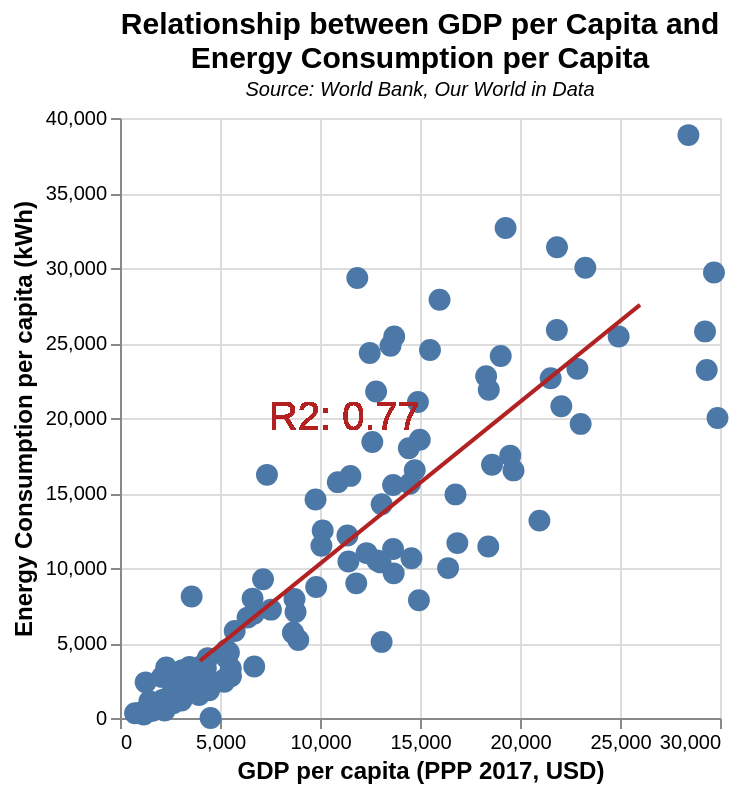

Vega-Lite specification for this chart:
### Vega-Lite specification from a JSON file in a GitHub repository (floating-point values rounded to 4 significant figures)
{"$schema": "https://vega.github.io/schema/vega-lite/v5.json", "data": {"values": [{"": "0", "Unnamed: 0": "2", "Country": "Afghanistan", "GDP per capita, PPP (constant 2017 international $)": "2065.036235", "Code": "AFG", "Primary energy consumption per capita (kWh/person)": "945.6453857", "Region": "South Asia"}, {"": "1", "Unnamed: 0": "4", "Country": "Angola", "GDP per capita, PPP (constant 2017 international $)": "6712.021615", "Code": "AGO", "Primary energy consumption per capita (kWh/person)": "3429.592773", "Region": "Sub-Saharan Africa"}, {"": "2", "Unnamed: 0": "5", "Country": "Albania", "GDP per capita, PPP (constant 2017 international $)": "13653.20157", "Code": "ALB", "Primary energy consumption per capita (kWh/person)": "11266.25781", "Region": "Europe & Central Asia"}, {"": "3", "Unnamed: 0": "9", "Country": "Argentina", "GDP per capita, PPP (constant 2017 international $)": "22066.10101", "Code": "ARG", "Primary energy consumption per capita (kWh/person)": "20785.91406", "Region": "Latin America & Carribean"}, {"": "4", "Unnamed: 0": "10", "Country": "Armenia", "GDP per capita, PPP (constant 2017 international $)": "13653.76338", "Code": "ARM", "Primary energy consumption per capita (kWh/person)": "15538.20117", "Region": "Europe & Central Asia"}, {"": "5", "Unnamed: 0": "12", "Country": "Antigua and Barbuda", "GDP per capita, PPP (constant 2017 international $)": "21850.13341", "Code": "ATG", "Primary energy consumption per capita (kWh/person)": "31384.86328", "Region": "Latin America & Carribean"}, {"": "6", "Unnamed: 0": "15", "Country": "Azerbaijan", "GDP per capita, PPP (constant 2017 international $)": "14442.04087", "Code": "AZE", "Primary energy consumption per capita (kWh/person)": "17979.77148", "Region": "Europe & Central Asia"}, {"": "7", "Unnamed: 0": "16", "Country": "Burundi", "GDP per capita, PPP (constant 2017 international $)": "751.4434047", "Code": "BDI", "Primary energy consumption per capita (kWh/person)": "318.7487488", "Region": "Sub-Saharan Africa"}, {"": "8", "Unnamed: 0": "18", "Country": "Benin", "GDP per capita, PPP (constant 2017 international $)": "3287.309538", "Code": "BEN", "Primary energy consumption per capita (kWh/person)": "2482.886475", "Region": "Sub-Saharan Africa"}, {"": "9", "Unnamed: 0": "19", "Country": "Burkina Faso", "GDP per capita, PPP (constant 2017 international $)": "2175.50468", "Code": "BFA", "Primary energy consumption per capita (kWh/person)": "946.6964722", "Region": "Sub-Saharan Africa"}, {"": "10", "Unnamed: 0": "20", "Country": "Bangladesh", "GDP per capita, PPP (constant 2017 international $)": "5550.032778", "Code": "BGD", "Primary energy consumption per capita (kWh/person)": "2775.810303", "Region": "South Asia"}, {"": "11", "Unnamed: 0": "21", "Country": "Bulgaria", "GDP per capita, PPP (constant 2017 international $)": "23265.87692", "Code": "BGR", "Primary energy consumption per capita (kWh/person)": "30017.48633", "Region": "Europe & Central Asia"}, {"": "12", "Unnamed: 0": "24", "Country": "Bosnia and Herzegovina", "GDP per capita, PPP (constant 2017 international $)": "14896.79651", "Code": "BIH", "Primary energy consumption per capita (kWh/person)": "21068.46484", "Region": "Europe & Central Asia"}, {"": "13", "Unnamed: 0": "25", "Country": "Belarus", "GDP per capita, PPP (constant 2017 international $)": "19279.20925", "Code": "BLR", "Primary energy consumption per capita (kWh/person)": "32671.71484", "Region": "Europe & Central Asia"}, {"": "14", "Unnamed: 0": "26", "Country": "Belize", "GDP per capita, PPP (constant 2017 international $)": "7152.657414", "Code": "BLZ", "Primary energy consumption per capita (kWh/person)": "9246.844727", "Region": "Latin America & Carribean"}, {"": "15", "Unnamed: 0": "28", "Country": "Bolivia", "GDP per capita, PPP (constant 2017 international $)": "8724.474187", "Code": "BOL", "Primary energy consumption per capita (kWh/person)": "7940.383301", "Region": "Latin America & Carribean"}, {"": "16", "Unnamed: 0": "29", "Country": "Brazil", "GDP per capita, PPP (constant 2017 international $)": "14736.15606", "Code": "BRA", "Primary energy consumption per capita (kWh/person)": "16525.10938", "Region": "Latin America & Carribean"}, {"": "17", "Unnamed: 0": "30", "Country": "Barbados", "GDP per capita, PPP (constant 2017 international $)": "15499.80821", "Code": "BRB", "Primary energy consumption per capita (kWh/person)": "24536.79297", "Region": "Latin America & Carribean"}, {"": "18", "Unnamed: 0": "32", "Country": "Bhutan", "GDP per capita, PPP (constant 2017 international $)": "11864.76625", "Code": "BTN", "Primary energy consumption per capita (kWh/person)": "29338.07617", "Region": "South Asia"}, {"": "19", "Unnamed: 0": "33", "Country": "Botswana", "GDP per capita, PPP (constant 2017 international $)": "16404.44491", "Code": "BWA", "Primary energy consumption per capita (kWh/person)": "9992.323242", "Region": "Sub-Saharan Africa"}, {"": "20", "Unnamed: 0": "34", "Country": "Central African Republic", "GDP per capita, PPP (constant 2017 international $)": "946.0596566", "Code": "CAF", "Primary energy consumption per capita (kWh/person)": "328.4351196", "Region": "Sub-Saharan Africa"}, {"": "21", "Unnamed: 0": "39", "Country": "Chile", "GDP per capita, PPP (constant 2017 international $)": "24931.12188", "Code": "CHL", "Primary energy consumption per capita (kWh/person)": "25430.22656", "Region": "Latin America & Carribean"}, {"": "22", "Unnamed: 0": "40", "Country": "China", "GDP per capita, PPP (constant 2017 international $)": "15977.76383", "Code": "CHN", "Primary energy consumption per capita (kWh/person)": "27883.20898", "Region": "East Asia & Pacific"}, {"": "23", "Unnamed: 0": "41", "Country": "Cote d'Ivoire", "GDP per capita, PPP (constant 2017 international $)": "5212.554021", "Code": "CIV", "Primary energy consumption per capita (kWh/person)": "2410.60791", "Region": "Sub-Saharan Africa"}, {"": "24", "Unnamed: 0": "42", "Country": "Cameroon", "GDP per capita, PPP (constant 2017 international $)": "3742.856779", "Code": "CMR", "Primary energy consumption per capita (kWh/person)": "1814.028931", "Region": "Sub-Saharan Africa"}, {"": "25", "Unnamed: 0": "45", "Country": "Colombia", "GDP per capita, PPP (constant 2017 international $)": "14571.99095", "Code": "COL", "Primary energy consumption per capita (kWh/person)": "10647.37402", "Region": "Latin America & Carribean"}, {"": "26", "Unnamed: 0": "46", "Country": "Comoros", "GDP per capita, PPP (constant 2017 international $)": "3058.980105", "Code": "COM", "Primary energy consumption per capita (kWh/person)": "1567.063477", "Region": "Sub-Saharan Africa"}, {"": "27", "Unnamed: 0": "48", "Country": "Costa Rica", "GDP per capita, PPP (constant 2017 international $)": "20970.54415", "Code": "CRI", "Primary energy consumption per capita (kWh/person)": "13158.58984", "Region": "Latin America & Carribean"}, {"": "28", "Unnamed: 0": "56", "Country": "Djibouti", "GDP per capita, PPP (constant 2017 international $)": "5260.015344", "Code": "DJI", "Primary energy consumption per capita (kWh/person)": "2598.322998", "Region": "Middle East & North Africa"}, {"": "29", "Unnamed: 0": "57", "Country": "Dominica", "GDP per capita, PPP (constant 2017 international $)": "12329.82527", "Code": "DMA", "Primary energy consumption per capita (kWh/person)": "10994.0791", "Region": "Latin America & Carribean"}, {"": "30", "Unnamed: 0": "59", "Country": "Dominican Republic", "GDP per capita, PPP (constant 2017 international $)": "18412.89999", "Code": "DOM", "Primary energy consumption per capita (kWh/person)": "11434.63477", "Region": "Latin America & Carribean"}, {"": "31", "Unnamed: 0": "60", "Country": "Algeria", "GDP per capita, PPP (constant 2017 international $)": "11521.98421", "Code": "DZA", "Primary energy consumption per capita (kWh/person)": "16140.19629", "Region": "Middle East & North Africa"}, {"": "32", "Unnamed: 0": "66", "Country": "Ecuador", "GDP per capita, PPP (constant 2017 international $)": "11370.6033", "Code": "ECU", "Primary energy consumption per capita (kWh/person)": "12162.4834", "Region": "Latin America & Carribean"}, {"": "33", "Unnamed: 0": "72", "Country": "Ethiopia", "GDP per capita, PPP (constant 2017 international $)": "2221.404665", "Code": "ETH", "Primary energy consumption per capita (kWh/person)": "943.6289673", "Region": "Sub-Saharan Africa"}, {"": "34", "Unnamed: 0": "76", "Country": "Fiji", "GDP per capita, PPP (constant 2017 international $)": "13684.29169", "Code": "FJI", "Primary energy consumption per capita (kWh/person)": "9642.426758", "Region": "East Asia & Pacific"}, {"": "35", "Unnamed: 0": "80", "Country": "Gabon", "GDP per capita, PPP (constant 2017 international $)": "14945.85929", "Code": "GAB", "Primary energy consumption per capita (kWh/person)": "7848.57666", "Region": "Sub-Saharan Africa"}, {"": "36", "Unnamed: 0": "82", "Country": "Georgia", "GDP per capita, PPP (constant 2017 international $)": "14989.25816", "Code": "GEO", "Primary energy consumption per capita (kWh/person)": "18547.29688", "Region": "Europe & Central Asia"}, {"": "37", "Unnamed: 0": "83", "Country": "Ghana", "GDP per capita, PPP (constant 2017 international $)": "5540.045627", "Code": "GHA", "Primary energy consumption per capita (kWh/person)": "3294.342529", "Region": "Sub-Saharan Africa"}, {"": "38", "Unnamed: 0": "85", "Country": "Guinea", "GDP per capita, PPP (constant 2017 international $)": "2566.322989", "Code": "GIN", "Primary energy consumption per capita (kWh/person)": "1211.761719", "Region": "Sub-Saharan Africa"}, {"": "39", "Unnamed: 0": "87", "Country": "Guinea-Bissau", "GDP per capita, PPP (constant 2017 international $)": "1939.28951", "Code": "GNB", "Primary energy consumption per capita (kWh/person)": "721.2616577", "Region": "Sub-Saharan Africa"}, {"": "40", "Unnamed: 0": "88", "Country": "Equatorial Guinea", "GDP per capita, PPP (constant 2017 international $)": "18600.39178", "Code": "GNQ", "Primary energy consumption per capita (kWh/person)": "16879.89844", "Region": "Sub-Saharan Africa"}, {"": "41", "Unnamed: 0": "89", "Country": "Greece", "GDP per capita, PPP (constant 2017 international $)": "29698.03048", "Code": "GRC", "Primary energy consumption per capita (kWh/person)": "29698.73828", "Region": "Europe & Central Asia"}, {"": "42", "Unnamed: 0": "90", "Country": "Grenada", "GDP per capita, PPP (constant 2017 international $)": "16867.57213", "Code": "GRD", "Primary energy consumption per capita (kWh/person)": "11660.63379", "Region": "Latin America & Carribean"}, {"": "43", "Unnamed: 0": "92", "Country": "Guatemala", "GDP per capita, PPP (constant 2017 international $)": "8653.308195", "Code": "GTM", "Primary energy consumption per capita (kWh/person)": "5688.776855", "Region": "Latin America & Carribean"}, {"": "44", "Unnamed: 0": "94", "Country": "Guyana", "GDP per capita, PPP (constant 2017 international $)": "13082.18148", "Code": "GUY", "Primary energy consumption per capita (kWh/person)": "14245.79785", "Region": "Latin America & Carribean"}, {"": "45", "Unnamed: 0": "97", "Country": "Honduras", "GDP per capita, PPP (constant 2017 international $)": "5736.181633", "Code": "HND", "Primary energy consumption per capita (kWh/person)": "5802.885254", "Region": "Latin America & Carribean"}, {"": "46", "Unnamed: 0": "99", "Country": "Croatia", "GDP per capita, PPP (constant 2017 international $)": "29336.08545", "Code": "HRV", "Primary energy consumption per capita (kWh/person)": "23197.64648", "Region": "Europe & Central Asia"}, {"": "47", "Unnamed: 0": "100", "Country": "Haiti", "GDP per capita, PPP (constant 2017 international $)": "3073.32914", "Code": "HTI", "Primary energy consumption per capita (kWh/person)": "1163.586426", "Region": "Latin America & Carribean"}, {"": "48", "Unnamed: 0": "106", "Country": "Indonesia", "GDP per capita, PPP (constant 2017 international $)": "11812.10243", "Code": "IDN", "Primary energy consumption per capita (kWh/person)": "8977.151367", "Region": "East Asia & Pacific"}, {"": "49", "Unnamed: 0": "109", "Country": "India", "GDP per capita, PPP (constant 2017 international $)": "6689.365354", "Code": "IND", "Primary energy consumption per capita (kWh/person)": "6941.969727", "Region": "South Asia"}, {"": "50", "Unnamed: 0": "113", "Country": "Iraq", "GDP per capita, PPP (constant 2017 international $)": "10889.8025", "Code": "IRQ", "Primary energy consumption per capita (kWh/person)": "15723.45215", "Region": "Middle East & North Africa"}, {"": "51", "Unnamed: 0": "117", "Country": "Jamaica", "GDP per capita, PPP (constant 2017 international $)": "9777.005686", "Code": "JAM", "Primary energy consumption per capita (kWh/person)": "14562.76367", "Region": "Latin America & Carribean"}, {"": "52", "Unnamed: 0": "118", "Country": "Jordan", "GDP per capita, PPP (constant 2017 international $)": "10071.37989", "Code": "JOR", "Primary energy consumption per capita (kWh/person)": "11483.71875", "Region": "Middle East & North Africa"}, {"": "53", "Unnamed: 0": "121", "Country": "Kenya", "GDP per capita, PPP (constant 2017 international $)": "4459.210605", "Code": "KEN", "Primary energy consumption per capita (kWh/person)": "1849.1698", "Region": "Sub-Saharan Africa"}, {"": "54", "Unnamed: 0": "123", "Country": "Cambodia", "GDP per capita, PPP (constant 2017 international $)": "4388.800909", "Code": "KHM", "Primary energy consumption per capita (kWh/person)": "3994.236816", "Region": "East Asia & Pacific"}, {"": "55", "Unnamed: 0": "124", "Country": "Kiribati", "GDP per capita, PPP (constant 2017 international $)": "2102.782035", "Code": "KIR", "Primary energy consumption per capita (kWh/person)": "2738.874268", "Region": "East Asia & Pacific"}, {"": "56", "Unnamed: 0": "130", "Country": "Lebanon", "GDP per capita, PPP (constant 2017 international $)": "14493.37237", "Code": "LBN", "Primary energy consumption per capita (kWh/person)": "15613.75", "Region": "Middle East & North Africa"}, {"": "57", "Unnamed: 0": "131", "Country": "Liberia", "GDP per capita, PPP (constant 2017 international $)": "1469.763959", "Code": "LBR", "Primary energy consumption per capita (kWh/person)": "1111.514282", "Region": "Sub-Saharan Africa"}, {"": "58", "Unnamed: 0": "132", "Country": "Libya", "GDP per capita, PPP (constant 2017 international $)": "21842.61925", "Code": "LBY", "Primary energy consumption per capita (kWh/person)": "25863.94727", "Region": "Middle East & North Africa"}, {"": "59", "Unnamed: 0": "138", "Country": "Sri Lanka", "GDP per capita, PPP (constant 2017 international $)": "13079.53863", "Code": "LKA", "Primary energy consumption per capita (kWh/person)": "5072.591309", "Region": "South Asia"}, {"": "60", "Unnamed: 0": "141", "Country": "Lesotho", "GDP per capita, PPP (constant 2017 international $)": "2656.115855", "Code": "LSO", "Primary energy consumption per capita (kWh/person)": "2292.675537", "Region": "Sub-Saharan Africa"}, {"": "61", "Unnamed: 0": "148", "Country": "Morocco", "GDP per capita, PPP (constant 2017 international $)": "7546.754883", "Code": "MAR", "Primary energy consumption per capita (kWh/person)": "7223.973145", "Region": "Middle East & North Africa"}, {"": "62", "Unnamed: 0": "150", "Country": "Moldova", "GDP per capita, PPP (constant 2017 international $)": "13026.51597", "Code": "MDA", "Primary energy consumption per capita (kWh/person)": "10373.6875", "Region": "Europe & Central Asia"}, {"": "63", "Unnamed: 0": "151", "Country": "Madagascar", "GDP per capita, PPP (constant 2017 international $)": "1618.532561", "Code": "MDG", "Primary energy consumption per capita (kWh/person)": "676.539917", "Region": "Sub-Saharan Africa"}, {"": "64", "Unnamed: 0": "152", "Country": "Maldives", "GDP per capita, PPP (constant 2017 international $)": "19510.49184", "Code": "MDV", "Primary energy consumption per capita (kWh/person)": "17493.39063", "Region": "South Asia"}, {"": "65", "Unnamed: 0": "154", "Country": "Mexico", "GDP per capita, PPP (constant 2017 international $)": "19675.44067", "Code": "MEX", "Primary energy consumption per capita (kWh/person)": "16507.16992", "Region": "Latin America & Carribean"}, {"": "66", "Unnamed: 0": "157", "Country": "North Macedonia", "GDP per capita, PPP (constant 2017 international $)": "16773.04057", "Code": "MKD", "Primary energy consumption per capita (kWh/person)": "14905.75977", "Region": "Europe & Central Asia"}, {"": "67", "Unnamed: 0": "158", "Country": "Mali", "GDP per capita, PPP (constant 2017 international $)": "2321.702199", "Code": "MLI", "Primary energy consumption per capita (kWh/person)": "1289.118286", "Region": "Sub-Saharan Africa"}, {"": "68", "Unnamed: 0": "162", "Country": "Montenegro", "GDP per capita, PPP (constant 2017 international $)": "21533.93209", "Code": "MNE", "Primary energy consumption per capita (kWh/person)": "22650.16797", "Region": "Europe & Central Asia"}, {"": "69", "Unnamed: 0": "163", "Country": "Mongolia", "GDP per capita, PPP (constant 2017 international $)": "12486.07746", "Code": "MNG", "Primary energy consumption per capita (kWh/person)": "24337.97266", "Region": "East Asia & Pacific"}, {"": "70", "Unnamed: 0": "165", "Country": "Mozambique", "GDP per capita, PPP (constant 2017 international $)": "1281.780014", "Code": "MOZ", "Primary energy consumption per capita (kWh/person)": "2377.498047", "Region": "Sub-Saharan Africa"}, {"": "71", "Unnamed: 0": "166", "Country": "Mauritania", "GDP per capita, PPP (constant 2017 international $)": "5343.997921", "Code": "MRT", "Primary energy consumption per capita (kWh/person)": "3976.341797", "Region": "Sub-Saharan Africa"}, {"": "72", "Unnamed: 0": "167", "Country": "Mauritius", "GDP per capita, PPP (constant 2017 international $)": "22869.75631", "Code": "MUS", "Primary energy consumption per capita (kWh/person)": "23277.91797", "Region": "Sub-Saharan Africa"}, {"": "73", "Unnamed: 0": "168", "Country": "Malawi", "GDP per capita, PPP (constant 2017 international $)": "1537.141177", "Code": "MWI", "Primary energy consumption per capita (kWh/person)": "530.1196899", "Region": "Sub-Saharan Africa"}, {"": "74", "Unnamed: 0": "169", "Country": "Malaysia", "GDP per capita, PPP (constant 2017 international $)": "28421.46248", "Code": "MYS", "Primary energy consumption per capita (kWh/person)": "38858.89063", "Region": "East Asia & Pacific"}, {"": "75", "Unnamed: 0": "171", "Country": "Namibia", "GDP per capita, PPP (constant 2017 international $)": "9809.218482", "Code": "NAM", "Primary energy consumption per capita (kWh/person)": "8737.738281", "Region": "Sub-Saharan Africa"}, {"": "76", "Unnamed: 0": "173", "Country": "Niger", "GDP per capita, PPP (constant 2017 international $)": "1224.375135", "Code": "NER", "Primary energy consumption per capita (kWh/person)": "451.224884", "Region": "Sub-Saharan Africa"}, {"": "77", "Unnamed: 0": "174", "Country": "Nigeria", "GDP per capita, PPP (constant 2017 international $)": "5135.499469", "Code": "NGA", "Primary energy consumption per capita (kWh/person)": "2481.222412", "Region": "Sub-Saharan Africa"}, {"": "78", "Unnamed: 0": "175", "Country": "Nicaragua", "GDP per capita, PPP (constant 2017 international $)": "5445.729533", "Code": "NIC", "Primary energy consumption per capita (kWh/person)": "4371.559082", "Region": "Latin America & Carribean"}, {"": "79", "Unnamed: 0": "178", "Country": "Nepal", "GDP per capita, PPP (constant 2017 international $)": "3952.760349", "Code": "NPL", "Primary energy consumption per capita (kWh/person)": "1529.663818", "Region": "South Asia"}, {"": "80", "Unnamed: 0": "179", "Country": "Nauru", "GDP per capita, PPP (constant 2017 international $)": "13525.77285", "Code": "NRU", "Primary energy consumption per capita (kWh/person)": "24818.05273", "Region": "East Asia & Pacific"}, {"": "81", "Unnamed: 0": "184", "Country": "Pakistan", "GDP per capita, PPP (constant 2017 international $)": "5317.774364", "Code": "PAK", "Primary energy consumption per capita (kWh/person)": "4541.509766", "Region": "South Asia"}, {"": "82", "Unnamed: 0": "186", "Country": "Peru", "GDP per capita, PPP (constant 2017 international $)": "12858.3263", "Code": "PER", "Primary energy consumption per capita (kWh/person)": "10507.8457", "Region": "Latin America & Carribean"}, {"": "83", "Unnamed: 0": "187", "Country": "Philippines", "GDP per capita, PPP (constant 2017 international $)": "8914.723798", "Code": "PHL", "Primary energy consumption per capita (kWh/person)": "5204.539063", "Region": "East Asia & Pacific"}, {"": "84", "Unnamed: 0": "189", "Country": "Papua New Guinea", "GDP per capita, PPP (constant 2017 international $)": "4292.609429", "Code": "PNG", "Primary energy consumption per capita (kWh/person)": "3316.351318", "Region": "East Asia & Pacific"}, {"": "85", "Unnamed: 0": "195", "Country": "Paraguay", "GDP per capita, PPP (constant 2017 international $)": "12615.52865", "Code": "PRY", "Primary energy consumption per capita (kWh/person)": "18397.52148", "Region": "Latin America & Carribean"}, {"": "86", "Unnamed: 0": "201", "Country": "Romania", "GDP per capita, PPP (constant 2017 international $)": "29875.06277", "Code": "ROU", "Primary energy consumption per capita (kWh/person)": "20002.61523", "Region": "Europe & Central Asia"}, {"": "87", "Unnamed: 0": "203", "Country": "Rwanda", "GDP per capita, PPP (constant 2017 international $)": "2227.515571", "Code": "RWA", "Primary energy consumption per capita (kWh/person)": "499.5462341", "Region": "Sub-Saharan Africa"}, {"": "88", "Unnamed: 0": "206", "Country": "Sudan", "GDP per capita, PPP (constant 2017 international $)": "4173.566406", "Code": "SDN", "Primary energy consumption per capita (kWh/person)": "2359.674072", "Region": "Sub-Saharan Africa"}, {"": "89", "Unnamed: 0": "207", "Country": "Senegal", "GDP per capita, PPP (constant 2017 international $)": "3368.262274", "Code": "SEN", "Primary energy consumption per capita (kWh/person)": "2703.498535", "Region": "Sub-Saharan Africa"}, {"": "90", "Unnamed: 0": "209", "Country": "Solomon Islands", "GDP per capita, PPP (constant 2017 international $)": "2660.514892", "Code": "SLB", "Primary energy consumption per capita (kWh/person)": "2038.201538", "Region": "East Asia & Pacific"}, {"": "91", "Unnamed: 0": "210", "Country": "Sierra Leone", "GDP per capita, PPP (constant 2017 international $)": "1705.191452", "Code": "SLE", "Primary energy consumption per capita (kWh/person)": "528.336731", "Region": "Sub-Saharan Africa"}, {"": "92", "Unnamed: 0": "211", "Country": "El Salvador", "GDP per capita, PPP (constant 2017 international $)": "8776.119516", "Code": "SLV", "Primary energy consumption per capita (kWh/person)": "7069.96582", "Region": "Latin America & Carribean"}, {"": "93", "Unnamed: 0": "213", "Country": "Somalia", "GDP per capita, PPP (constant 2017 international $)": "1186.450871", "Code": "SOM", "Primary energy consumption per capita (kWh/person)": "235.5066681", "Region": "Sub-Saharan Africa"}, {"": "94", "Unnamed: 0": "214", "Country": "Serbia", "GDP per capita, PPP (constant 2017 international $)": "18306.78524", "Code": "SRB", "Primary energy consumption per capita (kWh/person)": "22784.41602", "Region": "Europe & Central Asia"}, {"": "95", "Unnamed: 0": "219", "Country": "Sao Tome and Principe", "GDP per capita, PPP (constant 2017 international $)": "4005.341623", "Code": "STP", "Primary energy consumption per capita (kWh/person)": "3411.550781", "Region": "Sub-Saharan Africa"}, {"": "96", "Unnamed: 0": "220", "Country": "Suriname", "GDP per capita, PPP (constant 2017 international $)": "19036.74504", "Code": "SUR", "Primary energy consumption per capita (kWh/person)": "24136.25586", "Region": "Latin America & Carribean"}, {"": "97", "Unnamed: 0": "224", "Country": "Eswatini", "GDP per capita, PPP (constant 2017 international $)": "8652.922717", "Code": "SWZ", "Primary energy consumption per capita (kWh/person)": "5678.396484", "Region": "Sub-Saharan Africa"}, {"": "98", "Unnamed: 0": "228", "Country": "Turks and Caicos Islands", "GDP per capita, PPP (constant 2017 international $)": "29251.07773", "Code": "TCA", "Primary energy consumption per capita (kWh/person)": "25774.60742", "Region": "Latin America & Carribean"}, {"": "99", "Unnamed: 0": "229", "Country": "Chad", "GDP per capita, PPP (constant 2017 international $)": "1579.626101", "Code": "TCD", "Primary energy consumption per capita (kWh/person)": "461.7154236", "Region": "Sub-Saharan Africa"}, {"": "100", "Unnamed: 0": "232", "Country": "Togo", "GDP per capita, PPP (constant 2017 international $)": "2121.899918", "Code": "TGO", "Primary energy consumption per capita (kWh/person)": "1205.38501", "Region": "Sub-Saharan Africa"}, {"": "101", "Unnamed: 0": "233", "Country": "Thailand", "GDP per capita, PPP (constant 2017 international $)": "18438.64738", "Code": "THA", "Primary energy consumption per capita (kWh/person)": "21887.79492", "Region": "East Asia & Pacific"}, {"": "102", "Unnamed: 0": "234", "Country": "Tajikistan", "GDP per capita, PPP (constant 2017 international $)": "3581.409187", "Code": "TJK", "Primary energy consumption per capita (kWh/person)": "8101.675781", "Region": "Europe & Central Asia"}, {"": "103", "Unnamed: 0": "239", "Country": "Tonga", "GDP per capita, PPP (constant 2017 international $)": "6377.35552", "Code": "TON", "Primary energy consumption per capita (kWh/person)": "6694.15332", "Region": "East Asia & Pacific"}, {"": "104", "Unnamed: 0": "243", "Country": "Tunisia", "GDP per capita, PPP (constant 2017 international $)": "11420.84973", "Code": "TUN", "Primary energy consumption per capita (kWh/person)": "10435.09375", "Region": "Middle East & North Africa"}, {"": "105", "Unnamed: 0": "245", "Country": "Tuvalu", "GDP per capita, PPP (constant 2017 international $)": "4527.683995", "Code": "TUV", "Primary energy consumption per capita (kWh/person)": "0.0", "Region": "East Asia & Pacific"}, {"": "106", "Unnamed: 0": "246", "Country": "Tanzania", "GDP per capita, PPP (constant 2017 international $)": "2660.637451", "Code": "TZA", "Primary energy consumption per capita (kWh/person)": "977.6470337", "Region": "Sub-Saharan Africa"}, {"": "107", "Unnamed: 0": "247", "Country": "Uganda", "GDP per capita, PPP (constant 2017 international $)": "2182.899761", "Code": "UGA", "Primary energy consumption per capita (kWh/person)": "862.4026489", "Region": "Sub-Saharan Africa"}, {"": "108", "Unnamed: 0": "248", "Country": "Ukraine", "GDP per capita, PPP (constant 2017 international $)": "12804.95508", "Code": "UKR", "Primary energy consumption per capita (kWh/person)": "21768.2168", "Region": "Europe & Central Asia"}, {"": "109", "Unnamed: 0": "250", "Country": "Uruguay", "GDP per capita, PPP (constant 2017 international $)": "23032.73404", "Code": "URY", "Primary energy consumption per capita (kWh/person)": "19607.18164", "Region": "Latin America & Carribean"}, {"": "110", "Unnamed: 0": "252", "Country": "Uzbekistan", "GDP per capita, PPP (constant 2017 international $)": "7348.146883", "Code": "UZB", "Primary energy consumption per capita (kWh/person)": "16210.30371", "Region": "Europe & Central Asia"}, {"": "111", "Unnamed: 0": "257", "Country": "Vietnam", "GDP per capita, PPP (constant 2017 international $)": "10134.25903", "Code": "VNM", "Primary energy consumption per capita (kWh/person)": "12496.14648", "Region": "East Asia & Pacific"}, {"": "112", "Unnamed: 0": "258", "Country": "Vanuatu", "GDP per capita, PPP (constant 2017 international $)": "3116.594618", "Code": "VUT", "Primary energy consumption per capita (kWh/person)": "3187.939697", "Region": "East Asia & Pacific"}, {"": "113", "Unnamed: 0": "260", "Country": "Samoa", "GDP per capita, PPP (constant 2017 international $)": "6627.838501", "Code": "WSM", "Primary energy consumption per capita (kWh/person)": "7959.014648", "Region": "East Asia & Pacific"}, {"": "114", "Unnamed: 0": "263", "Country": "South Africa", "GDP per capita, PPP (constant 2017 international $)": "13709.96637", "Code": "ZAF", "Primary energy consumption per capita (kWh/person)": "25440.29297", "Region": "Sub-Saharan Africa"}, {"": "115", "Unnamed: 0": "264", "Country": "Zambia", "GDP per capita, PPP (constant 2017 international $)": "3470.435511", "Code": "ZMB", "Primary energy consumption per capita (kWh/person)": "3398.124268", "Region": "Sub-Saharan Africa"}, {"": "116", "Unnamed: 0": "265", "Country": "Zimbabwe", "GDP per capita, PPP (constant 2017 international $)": "2310.634802", "Code": "ZWE", "Primary energy consumption per capita (kWh/person)": "3374.877197", "Region": "Sub-Saharan Africa"}]}, "title": {"text": ["Relationship between GDP per Capita and", "Energy Consumption per Capita"], "subtitle": "Source: World Bank, Our World in Data", "subtitleFontStyle": "italic", "subtitleFontSize": 10, "fontSize": 15, "anchor": "middle"}, "height": 300, "width": 300, "layer": [{"mark": {"type": "circle", "filled": true, "size": 50}, "encoding": {"color": {"scale": {"range": ["#4c78a8", "orange", "#e45756", "teal", "#eeca3b", "green", "#b279a2", "#ff9da6"]}, "legend": {"orient": "right"}}, "size": {"value": 120}, "opacity": {"value": 1}, "x": {"field": "GDP per capita, PPP (constant 2017 international $)", "type": "quantitative", "title": "GDP per capita (PPP 2017, USD)", "axis": {"labelFontSize": 10, "grid": true, "titleFontSize": 12}}, "y": {"field": "Primary energy consumption per capita (kWh/person)", "type": "quantitative", "title": "Energy Consumption per capita (kWh)", "axis": {"labelFontSize": 10, "grid": true, "titleFontSize": 12}}, "tooltip": [{"field": "Country", "type": "nominal", "title": "Country"}, {"field": "GDP per capita, PPP (constant 2017 international $)", "type": "quantitative", "title": "GDP per Capita", "format": "$,.0f"}, {"field": "Primary energy consumption per capita (kWh/person)", "type": "quantitative", "title": "Energy Consumption per capita", "format": ",.0f"}]}}, {"mark": {"type": "line", "color": "firebrick"}, "transform": [{"regression": "Primary energy consumption per capita (kWh/person)", "on": "GDP per capita, PPP (constant 2017 international $)", "extent": [4000, 26000]}, {"calculate": "'R²: '+format(datum.rSquared, '.2f')", "as": "R2"}], "encoding": {"x": {"field": "GDP per capita, PPP (constant 2017 international $)", "type": "quantitative"}, "y": {"field": "Primary energy consumption per capita (kWh/person)", "type": "quantitative"}}}, {"mark": {"type": "text", "color": "firebrick", "align": "right", "size": 20, "text": "R2: 0.77"}}]}
